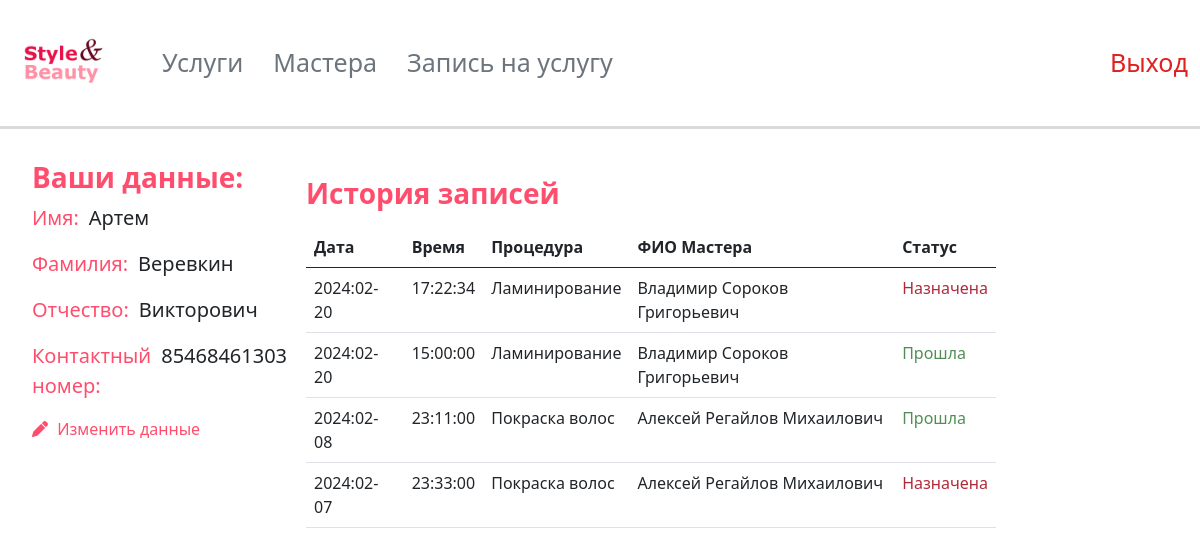
Screenshot of /profile/client (signed in) with the database file from the repository.
### StyleAndBeautyApp/models.py (models this page shows, shortened)
class Client(models.Model):
    user = models.OneToOneField(User, on_delete=models.CASCADE, primary_key=True)
    first_name = models.CharField(max_length=50)
    last_name = models.CharField(max_length=50)
    sur_name = models.CharField(max_length=50)
    contact_number = models.CharField(max_length=11)

class Record(models.Model):
    date = models.DateField()
    time = models.TimeField()
    is_complete = models.BooleanField()
    service = models.ForeignKey('Services', on_delete=models.CASCADE)
    master = models.ForeignKey(Master, on_delete=models.CASCADE)
    client = models.ForeignKey(Client, on_delete=models.CASCADE)
    def get_formatted_date(self):
        return self.date.strftime("%Y:%m-%d")
    def get_formatted_time(self):
        return self.time.strftime("%H:%M:%S")

class Services(models.Model):
    service_name = models.CharField(max_length=50)
    service_description = models.TextField(null=True)
    cost = models.FloatField()

class Master(models.Model):
    user = models.OneToOneField(User, on_delete=models.CASCADE, primary_key=True)
    first_name = models.CharField(max_length=50)
    last_name = models.CharField(max_length=50)
    sur_name = models.CharField(max_length=50)
    contact_number = models.CharField(max_length=11)
    salary = models.FloatField()
    rating = models.FloatField()
    specialization = models.ForeignKey('Specialization', on_delete=models.CASCADE)
    shedule = models.ForeignKey('Shedule', on_delete=models.CASCADE)
    def get_full_name(self):
        if self.sur_name:
            return f"{self.first_name} {self.last_name} {self.sur_name}"
        else:
            return f"{self.first_name} {self.last_name}"

### StyleAndBeautyApp/views.py (the view, shortened to what this page needs)
# urls.py: path('profile/client', ClientProfileView.as_view(), name='client_profile'),
class ClientProfileView(View):
    def get(self, request):
        user = request.user
        client = Client.objects.get(user=user)
        records = Record.objects.filter(client=client)
        context = {
            'client': client,
            'records': records
        }
        return render(request, 'profiles/client/client_profile.html', context)

### templates/profiles/client/client_profile.html (shortened to what this page needs)
{% extends 'include/base.html' %}
{% load static %}
{% block content %}
    <nav class="navbar navbar-expand-lg navbar-light"
         style="background-color: #ffffff; border-bottom: 3px solid #DADADA;">
        <div class="container-fluid">
            <a class="navbar-brand" style="margin-right: 50px" href="">
                <img src="{% static 'img/logo.png' %}" alt="Logo" width="100" height="100">
            </a>
            <div class="collapse navbar-collapse justify-content-between" id="navbarNav">
                <ul class="navbar-nav">
                    <li class="nav-item">
                        <a class="link-secondary" href="{% url 'client_services' %}"
                           style="font-weight: lighter; text-decoration-line: none; font-size: 25px; margin-right: 30px">Услуги</a>
                    </li>
                    <li class="nav-item">
                        <a class="link-secondary" href="{% url 'client_masters' %}"
                           style="font-weight: lighter; text-decoration-line: none; font-size: 25px; margin-right: 30px">Мастера</a>
                    </li>
                    <li class="nav-item">
                        <a class="link-secondary" href="{% url 'SignRecord' %}"
                           style="font-weight: lighter; text-decoration-line: none; font-size: 25px; margin-right: 30px">Запись на услугу</a>
                    </li>
                </ul>
                <ul class="navbar-nav">
                    <li class="nav-item">
                        <a class="link-danger" href="{% url 'logout' %}"
                           style="color: #DF2020; font-weight: lighter; text-decoration-line: none; font-size: 25px">Выход</a>
                    </li>
                </ul>
            </div>
        </div>
    </nav>
    <div class="row">
        <div class="col-md-3">
            <div class="card" style="border: none">
                <div class="card-body" style="border: none">
                    <div class="card-body" style="border: none">
                        <h5 style="font-size: 28px; font-weight: bold; color: #FF4D6D; display: inline-block;">
                            Ваши данные:</h5>
                        <div class="col-md-12">
                            <div class="list-item">
                                <p class="field-name">Имя:</p>
                                <span class="list-item">{{ client.first_name }}</span>
                            </div>
                            <div class="list-item">
                                <p class="field-name">Фамилия:</p>
                                <span class="">{{ client.last_name }}</span>
                            </div>
                            <div class="list-item">
                                <p class="field-name">Отчество:</p>
                                <span class="">{{ client.sur_name }}</span>
                            </div>
                            <div class="list-item">
                                <p class="field-name">Контактный номер:</p>
                                <span class="">{{ client.contact_number }}</span>
                            </div>
                        </div>
                        <a type="button" style="text-decoration-line: none; color: #FF4D6DFF" class=""
                           data-bs-toggle="modal"
                           data-bs-target="#editModal">
                            <i class="fas fa-pen" style="margin-right: 5px"></i> Изменить данные
                        </a>
                    </div>
                </div>
            </div>
        </div>
        <div class="col-md-7">
            <div class=" mt-5">
                <h5 style="font-size: 28px; font-weight: bold; color: #FF4D6D;">История записей</h5>
                <table class="record-table table mt-3">
                    <thead>
                    <tr>
                        <th>Дата</th>
                        <th>Время</th>
                        <th>Процедура</th>
                        <th>ФИО Мастера</th>
                        <th>Статус</th>
                    </tr>
                    </thead>
                    <tbody>
                    {% for record in records %}
                        <tr>
                            <td>{{ record.get_formatted_date }}</td>
                            <td>{{ record.get_formatted_time }}</td>
                            <td>{{ record.service.service_name }}</td>
                            <td>{{ record.master.get_full_name }}</td>
                            <td>{% if record.is_complete %}
                                <p style="color: #508e54; margin-bottom: 1px"> Прошла </p> {% else %}
                                <p style="color: #b02a37; margin-bottom: 1px"> Назначена </p> {% endif %}</td>
                        </tr>
                    {% endfor %}
                    </tbody>
                </table>
            </div>
        </div>
    </div>
{% endblock %}

### templates/include/base.html (shortened to what this page needs)
{% load static %}
<!DOCTYPE html>
<html lang="ru">
<head>
    {% block link_list %}
        <link rel="stylesheet" href="{% static 'css/bootstrap.css' %}">
        <link rel="stylesheet" href="{% static 'css/style.css' %}">
        <link rel="stylesheet" href="https://cdnjs.cloudflare.com/ajax/libs/font-awesome/6.4.2/css/all.min.css"
/>
    {% endblock %}
{% block content %}
{% endblock %}
</head>

### StyleAndBeauty/static/css/style.css (style rules this page uses)
.list-item { display: flex; justify-content: space-between; }
.field-name { font-weight: normal; color: #FF4D6D; }

### templates/profiles/client/client_profile.html (style rules this page uses)
.list-item { display: flex; justify-content: start; font-size: 20px; }
.field-name { font-weight: normal; color: #FF4D6D; margin-right: 10px; }

### rows the page displays
Client: first_name "Артем", last_name "Веревкин", sur_name "Викторович", contact_number "85468461303"
Record: get_formatted_date "2024:02-20", get_formatted_time "17:22:34", service.service_name "Ламинирование", master.get_full_name "Владимир Сороков Григорьевич", is_complete "Назначена"
Record: get_formatted_date "2024:02-20", get_formatted_time "15:00:00", service.service_name "Ламинирование", master.get_full_name "Владимир Сороков Григорьевич", is_complete "Прошла"
Record: get_formatted_date "2024:02-08", get_formatted_time "23:11:00", service.service_name "Покраска волос", master.get_full_name "Алексей Регайлов Михаилович", is_complete "Прошла"
Record: get_formatted_date "2024:02-07", get_formatted_time "23:33:00", service.service_name "Покраска волос", master.get_full_name "Алексей Регайлов Михаилович", is_complete "Назначена"
